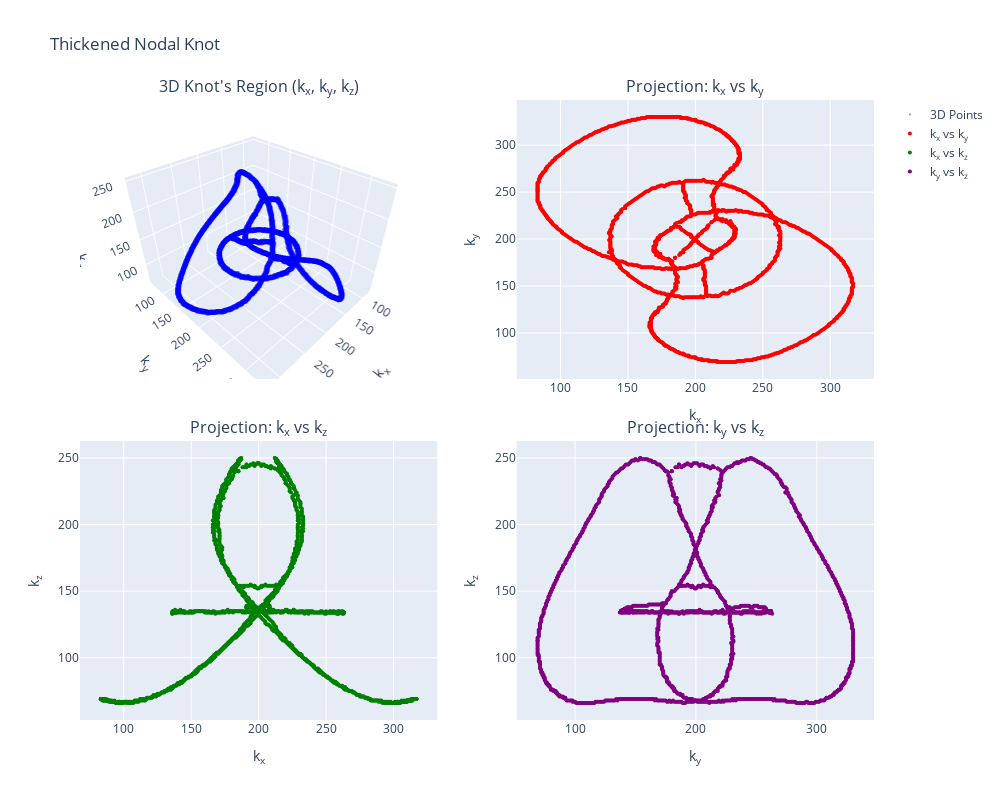

The notebook cell this image was saved under:
### Code cell
figure8 = NodalKnot(k_to_zw, zw_to_c_figure8)
figure8_points_volume = figure8.knot_skeleton_points(thickness=0.09,volume_representation=True)
G=hopf.convert_to_graph(figure8_points_volume, clean=True)
figure8_pts_processed=get_edge_pts(G)
figure8_fig = hopf.plot_3D(figure8_pts_processed)
graph_fig =plot_graph(G)
figure8_fig.show()
graph_fig.show()

figure8_fig.write_html("./Figures/figure8_fig.html")
graph_fig.write_html("./Figures/figure8_fig_withNodes.html")

### Figure 1 — Plotly figure (JSON) as saved in the notebook; plotly's stock layout.template omitted (floating-point values rounded to 4 significant figures; data arrays with more than 128 entries replaced by an {"elided": "..."} marker saying what was removed)
{"data": [{"marker": {"color": "blue", "opacity": 0.5, "size": 2}, "mode": "markers", "name": "3D Points", "scene": "scene", "type": "scatter3d", "x": {"elided": "1609 int values"}, "y": {"elided": "1609 int values"}, "z": {"elided": "1609 int values"}}, {"marker": {"color": "red", "size": 4}, "mode": "markers", "name": "k<sub>x</sub> vs k<sub>y</sub>", "type": "scatter", "x": {"elided": "1609 int values"}, "xaxis": "x", "y": {"elided": "1609 int values"}, "yaxis": "y"}, {"marker": {"color": "green", "size": 4}, "mode": "markers", "name": "k<sub>x</sub> vs k<sub>z</sub>", "type": "scatter", "x": {"elided": "1609 int values"}, "xaxis": "x2", "y": {"elided": "1609 int values"}, "yaxis": "y2"}, {"marker": {"color": "purple", "size": 4}, "mode": "markers", "name": "k<sub>y</sub> vs k<sub>z</sub>", "type": "scatter", "x": {"elided": "1609 int values"}, "xaxis": "x3", "y": {"elided": "1609 int values"}, "yaxis": "y3"}], "layout": {"annotations": [{"font": {"size": 16}, "showarrow": false, "text": "3D Knot's Region (k<sub>x</sub>, k<sub>y</sub>, k<sub>z</sub>)", "x": 0.225, "xanchor": "center", "xref": "paper", "y": 1, "yanchor": "bottom", "yref": "paper"}, {"font": {"size": 16}, "showarrow": false, "text": "Projection: k<sub>x</sub> vs k<sub>y</sub>", "x": 0.775, "xanchor": "center", "xref": "paper", "y": 1, "yanchor": "bottom", "yref": "paper"}, {"font": {"size": 16}, "showarrow": false, "text": "Projection: k<sub>x</sub> vs k<sub>z</sub>", "x": 0.225, "xanchor": "center", "xref": "paper", "y": 0.45, "yanchor": "bottom", "yref": "paper"}, {"font": {"size": 16}, "showarrow": false, "text": "Projection: k<sub>y</sub> vs k<sub>z</sub>", "x": 0.775, "xanchor": "center", "xref": "paper", "y": 0.45, "yanchor": "bottom", "yref": "paper"}], "height": 800, "scene": {"domain": {"x": [0, 0.45], "y": [0.55, 1]}, "xaxis": {"title": {"text": "k<sub>x</sub>"}}, "yaxis": {"title": {"text": "k<sub>y</sub>"}}, "zaxis": {"title": {"text": "k<sub>z</sub>"}}}, "title": {"text": "Thickened Nodal Knot"}, "width": 1000, "xaxis": {"anchor": "y", "domain": [0.55, 1], "title": {"text": "k<sub>x</sub>"}}, "xaxis2": {"anchor": "y2", "domain": [0, 0.45], "title": {"text": "k<sub>x</sub>"}}, "xaxis3": {"anchor": "y3", "domain": [0.55, 1], "title": {"text": "k<sub>y</sub>"}}, "yaxis": {"anchor": "x", "domain": [0.55, 1], "title": {"text": "k<sub>y</sub>"}}, "yaxis2": {"anchor": "x2", "domain": [0, 0.45], "title": {"text": "k<sub>z</sub>"}}, "yaxis3": {"anchor": "x3", "domain": [0, 0.45], "title": {"text": "k<sub>z</sub>"}}}}
